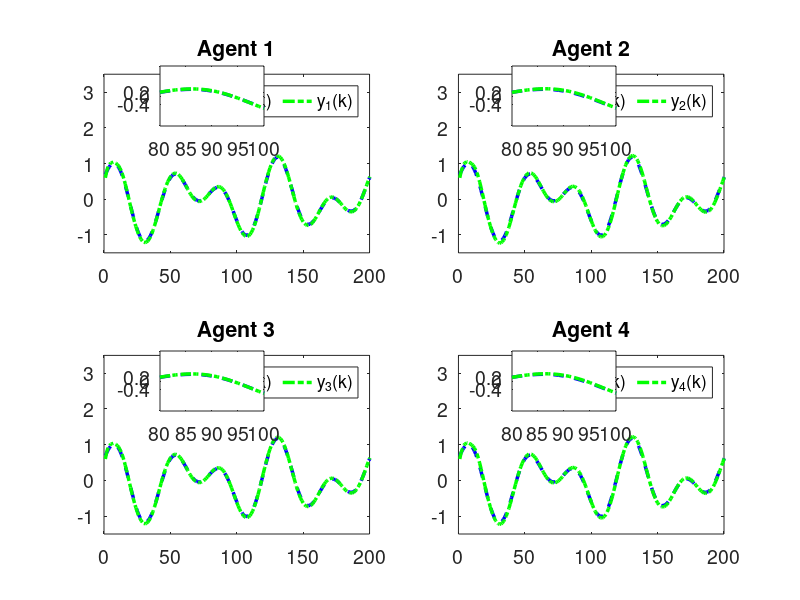
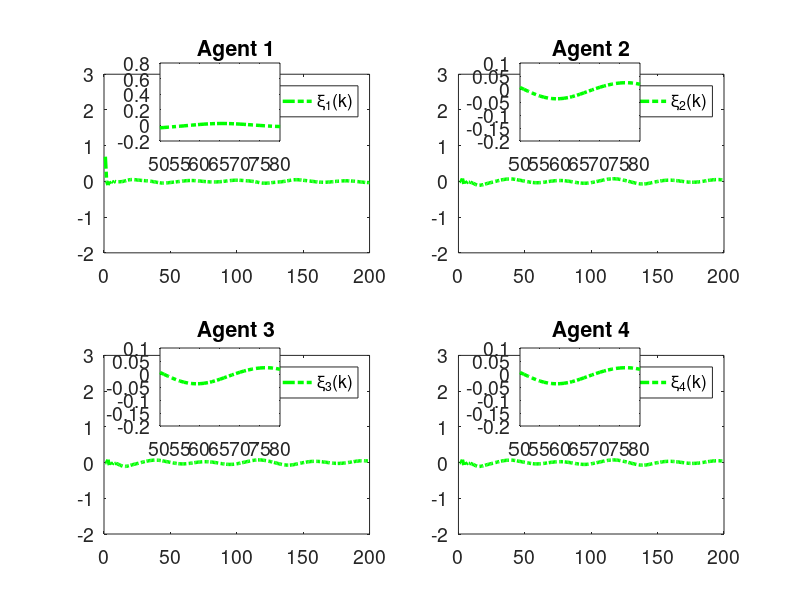

The MATLAB script that drew these images, in order:
clc; clear;

% Parameters
rho = 7.5;            % Increase gain for better control response
eta = 1;              % Increase to make the adaptive update faster
lamda = 350;          % Model-free parameter
mu = 0.005;           % Adaptive parameter
epsilon = 1e-5;       % Small threshold for stability
alpha = 15;           % Smoothing factor for error dynamics
T = 0.1;              % Sampling time (kept for calculations but not used in time vector)
gamma1 = 0.45;        % Adjust control gains for faster tracking
gamma2 = 0.15;        % Adjust control gains
gamma3 = 0.45;        % Adjust control gains
gamma4 = 0.15;        % Adjust control gains
beta = 10;            % Sliding mode coefficient
sigma = 95;           % Sliding mode parameter
tau = 1e-5;           % Small damping term

rT = 1024;            % Sample rate
L = 200;              % Time steps
m = 200;              % Data size
n = 600;              % Data size

% Initialization
phi1 = zeros(m+1,1); 
phi2 = zeros(m+1,1); 
phi3 = zeros(m+1,1); 
phi4 = zeros(m+1,1);
mfa1 = zeros(m+1,1); 
mfa2 = zeros(m+1,1); 
mfa3 = zeros(m+1,1); 
mfa4 = zeros(m+1,1);
sm1 = zeros(m,1);  
sm2 = zeros(m,1);  
sm3 = zeros(m,1);  
sm4 = zeros(m,1);
y1 = zeros(m+1,1); 
y2 = zeros(m+1,1); 
y3 = zeros(m+1,1); 
y4 = zeros(m+1,1);
u1 = zeros(m,1);   
u2 = zeros(m,1);   
u3 = zeros(m,1);   
u4 = zeros(m,1);
xi1 = zeros(m,1);  
xi2 = zeros(m,1);  
xi3 = zeros(m,1);  
xi4 = zeros(m,1);
s1 = zeros(m,1);   
s2 = zeros(m,1);   
s3 = zeros(m,1);   
s4 = zeros(m,1);
yd = zeros(m+1,1);

% Desired signal (Reference trajectory)
for k = 1:1:m+1
    % yd(k) = 0.6; % Time-invariant constant reference signal
    yd(k) = 0.6 * sin(0.05 * pi * k) + 0.6 * cos(0.03 * pi * k);
end

for k = 1:m
    % Adaptive Gain update
    if k == 1
        phi1(k) = 4.0; 
        phi2(k) = 4.0; 
        phi3(k) = 4.0; 
        phi4(k) = 4.0;
    elseif k == 2
        phi1(k) = phi1(k-1) + (eta * u1(k-1) / (mu + u1(k-1)^2)) * (y1(k) - phi1(k-1)*u1(k-1));
        phi2(k) = phi2(k-1) + (eta * u2(k-1) / (mu + u2(k-1)^2)) * (y2(k) - phi2(k-1)*u2(k-1));
        phi3(k) = phi3(k-1) + (eta * u3(k-1) / (mu + u3(k-1)^2)) * (y3(k) - phi3(k-1)*u3(k-1));
        phi4(k) = phi4(k-1) + (eta * u4(k-1) / (mu + u4(k-1)^2)) * (y4(k) - phi4(k-1)*u4(k-1));
    else
        phi1(k) = phi1(k-1) + (eta * (u1(k-1) - u1(k-2)) / (mu + (u1(k-1) - u1(k-2))^2)) * (y1(k) - y1(k-1) - phi1(k-1) * (u1(k-1) - u1(k-2)));
        phi2(k) = phi2(k-1) + (eta * (u2(k-1) - u2(k-2)) / (mu + (u2(k-1) - u2(k-2))^2)) * (y2(k) - y2(k-1) - phi2(k-1) * (u2(k-1) - u2(k-2)));
        phi3(k) = phi3(k-1) + (eta * (u3(k-1) - u3(k-2)) / (mu + (u3(k-1) - u3(k-2))^2)) * (y3(k) - y3(k-1) - phi3(k-1) * (u3(k-1) - u3(k-2)));
        phi4(k) = phi4(k-1) + (eta * (u4(k-1) - u4(k-2)) / (mu + (u4(k-1) - u4(k-2))^2)) * (y4(k) - y4(k-1) - phi4(k-1) * (u4(k-1) - u4(k-2)));
    end

    % Stability protection
    if k > 2 && (abs(phi1(k)) <= epsilon || abs(u1(k-1) - u1(k-2)) <= epsilon || sign(phi1(k)) ~= sign(phi1(1)))
        phi1(k) = phi1(1);
    end
    if k > 2 && (abs(phi2(k)) <= epsilon || abs(u2(k-1) - u2(k-2)) <= epsilon || sign(phi2(k)) ~= sign(phi2(1)))
        phi2(k) = phi2(1);
    end
    if k > 2 && (abs(phi3(k)) <= epsilon || abs(u3(k-1) - u3(k-2)) <= epsilon || sign(phi3(k)) ~= sign(phi3(1)))
        phi3(k) = phi3(1);
    end
    if k > 2 && (abs(phi4(k)) <= epsilon || abs(u4(k-1) - u4(k-2)) <= epsilon || sign(phi4(k)) ~= sign(phi4(1)))
        phi4(k) = phi4(1);
    end

    % Error dynamics
    xi1(k) = yd(k) - 2*y1(k) + y4(k);
    xi2(k) = y1(k) - 2*y2(k) + y3(k);
    xi3(k) = y2(k) + yd(k) - 2*y3(k);
    xi4(k) = y1(k) + y3(k) - 2*y4(k);

    % Fix: Handle k=1 case for sliding surfaces
    if k == 1
        s1(k) = 0;
        s2(k) = 0;
        s3(k) = 0;
        s4(k) = 0;
    else
        s1(k) = alpha * xi1(k) - xi1(k-1);
        s2(k) = alpha * xi2(k) - xi2(k-1);
        s3(k) = alpha * xi3(k) - xi3(k-1);
        s4(k) = alpha * xi4(k) - xi4(k-1);
    end

    % MFAC updates
    if k == 1
        mfa1(k) = 0;
        mfa2(k) = 0;
        mfa3(k) = 0;
        mfa4(k) = 0;
    else
        mfa1(k) = mfa1(k-1) + (rho * phi1(k)) / (lamda + abs(phi1(k)^2)) * xi1(k);
        mfa2(k) = mfa2(k-1) + (rho * phi2(k)) / (lamda + abs(phi2(k)^2)) * xi2(k);
        mfa3(k) = mfa3(k-1) + (rho * phi3(k)) / (lamda + abs(phi3(k)^2)) * xi3(k);
        mfa4(k) = mfa4(k-1) + (rho * phi4(k)) / (lamda + abs(phi4(k)^2)) * xi4(k);
    end

    % SMC updates
    if k == 1 
        sm1(k) = 0;
        sm2(k) = 0;
        sm3(k) = 0;
        sm4(k) = 0;
    else
        sm1(k) = sm1(k-1) + (beta * phi1(k)) / (sigma + (phi1(k))^2) * ...
            ( (xi1(k) + (y4(k) - y4(k-1)) + (yd(k+1) - yd(k))) / (1 + 1) ...
            - (xi1(k)) / (alpha * (2)) + tau * sign(s1(k)) );

        sm2(k) = sm2(k-1) + (beta * phi2(k)) / (sigma + (phi2(k)^2)) * ...
            ( (xi2(k) + (y1(k) - y1(k-1)) + (y3(k) - y3(k-1))) / (1 + 1) ...
            - (xi2(k)) / (alpha * 2) + tau * sign(s2(k)) );

        sm3(k) = sm3(k-1) + (beta * phi3(k)) / (sigma + (phi3(k)^2)) * ...
            ( (xi3(k) + (y2(k) - y2(k-1)) + (yd(k+1) - yd(k))) / (1 + 1) ...
            - (xi3(k)) / (alpha * (2)) + tau * sign(s3(k)) );

        sm4(k) = sm4(k-1) + (beta * phi4(k)) / (sigma + (phi4(k)^2)) * ...
            ( (xi4(k) + (y1(k) - y1(k-1)) + (y3(k) - y3(k-1))) / (1 + 1) ...
            - (xi4(k)) / (alpha * (2)) + tau * sign(s4(k)) );
    end

    % Control signal
    if k == 1
        u1(k) = 0.01;
        u2(k) = 0.01;
        u3(k) = 0.01;
        u4(k) = 0.01;
    else
        u1(k) = mfa1(k) + gamma1 * sm1(k);
        u2(k) = mfa2(k) + gamma2 * sm2(k);
        u3(k) = mfa3(k) + gamma3 * sm3(k);
        u4(k) = mfa4(k) + gamma4 * sm4(k);
    end
    if k == 1
        y1(k) = 0.6;
        y2(k) = 0.6;
        y3(k) = 0.6;
        y4(k) = 0.6;
    end

    % Plant model update with nonlinear term and feedforward
    a = 0.5;
    b1 = 1.2 * n / (rT * 0.2);
    b2 = 1.2 * n / (rT * 0.2);
    b3 = 1.2 * n / (rT * 0.2);
    b4 = 1.2 * n / (rT * 0.2);
    
    nonlinearity1 = 0.03; % Coefficient for cubic nonlinearity
    nonlinearity2 = 0.01; % Coefficient for cubic nonlinearity
    nonlinearity3 = 0.02; % Coefficient for cubic nonlinearity
    nonlinearity4 = 0.01; % Coefficient for cubic nonlinearity
    ff_gain = 0.45; % Feedforward gain
    
    % Add cubic nonlinearity and feedforward term
    y1(k+1) = a * y1(k) + b1 * u1(k) - nonlinearity1 * y1(k)^3 + ff_gain;
    y2(k+1) = a * y2(k) + b2 * u2(k) - nonlinearity2 * y2(k)^2 + ff_gain;
    y3(k+1) = a * y3(k) + b3 * u3(k) - nonlinearity3 * y3(k)^3 + ff_gain;
    y4(k+1) = a * y4(k) + b4 * u4(k) - nonlinearity4 * y4(k)^2 + ff_gain;
end

% Plotting
% Time vector for plotting
t = 1:1:m+1;  % Gives 201 points, as expected
font_size = 14;

% Verify time vector and array lengths
disp(['Length of t: ', num2str(length(t))]); % Should display 201
disp(['Length of y1: ', num2str(length(y1))]); % Should be 201
disp(['Length of yd: ', num2str(length(yd))]); % Should be 201
disp(['Length of xi1: ', num2str(length(xi1))]); % Should be 200

% Plot 4 subplots
figure('Position', [100, 100, 15*100, 7.5*100]); % [left, bottom, width, height] in pixels
subplot(2,2,1);
plot(t, yd, '--b', 'LineWidth', 2.5); hold on;
plot(t, y1, '-.g', 'LineWidth', 2.5);
title('Agent 1'); grid off;
legend('y_d(k)','y_1(k)','Orientation', 'horizontal');
set(gca, 'FontSize', font_size);
xlim([0 m]); % X-axis starts from 0
ylim([-1.5 3.5]); % Y-axis limits for Agent 1

zoom_x_start = 80; % Start of zoomed x-range
zoom_x_end = 100; % End of zoomed x-range
axes('Position', [0.20,0.79,0.13,0.10]);
box on; hold on;
plot(t, yd, '--b', 'LineWidth', 2.5);
plot(t, y1, '-.g', 'LineWidth', 2.5);
xlim([zoom_x_start zoom_x_end]);
yticks([-0.4,0,0.2]);
set(gca, 'FontSize', font_size);

subplot(2,2,2);
plot(t, yd, '--b', 'LineWidth', 2.5); hold on;
plot(t, y2, '-.g', 'LineWidth', 2.5);
title('Agent 2'); grid off;
legend('y_d(k)','y_2(k)','Orientation', 'horizontal');
set(gca, 'FontSize', font_size);
xlim([0 m]); % X-axis starts from 0
ylim([-1.5 3.5]); % Y-axis limits for Agent 2

axes('Position', [0.64,0.79,0.13,0.10]);
box on; hold on;
plot(t, yd, '--b', 'LineWidth', 2.5);
plot(t, y2, '-.g', 'LineWidth', 2.5);
xlim([zoom_x_start zoom_x_end]);
yticks([-0.4,0,0.2]);
set(gca, 'FontSize', font_size);

subplot(2,2,3);
plot(t, yd, '--b', 'LineWidth', 2.5); hold on;
plot(t, y3, '-.g', 'LineWidth', 2.5);
title('Agent 3'); grid off;
legend('y_d(k)','y_3(k)','Orientation', 'horizontal');
set(gca, 'FontSize', font_size);
xlim([0 m]); % X-axis starts from 0
ylim([-1.5 3.5]); % Y-axis limits for Agent 3

axes('Position', [0.20,0.315,0.13,0.10]);
box on; hold on;
plot(t, yd, '--b', 'LineWidth', 2.5);
plot(t, y3, '-.g', 'LineWidth', 2.5);
xlim([zoom_x_start zoom_x_end]);
yticks([-0.4,0,0.2]);
set(gca, 'FontSize', font_size);

subplot(2,2,4);
plot(t, yd, '--b', 'LineWidth', 2.5); hold on;
plot(t, y4, '-.g', 'LineWidth', 2.5);
title('Agent 4'); grid off;
legend('y_d(k)','y_4(k)','Orientation', 'horizontal');
set(gca, 'FontSize', font_size);
xlim([0 m]); % X-axis starts from 0
ylim([-1.5 3.5]); % Y-axis limits for Agent 4

axes('Position', [0.64,0.315,0.13,0.10]);
box on; hold on;
plot(t, yd, '--b', 'LineWidth', 2.5);
plot(t, y4, '-.g', 'LineWidth', 2.5);
xlim([zoom_x_start zoom_x_end]);
yticks([-0.4,0,0.2]);
set(gca, 'FontSize', font_size);







% Plot 4 subplots


figure('Position', [100, 100, 15*100, 7.5*100]); % [left, bottom, width, height] in pixels
subplot(2,2,1);
plot(t(1:end-1), xi1, '-.g', 'LineWidth', 2.5);
title('Agent 1'); grid off;
legend('\xi_1(k)','y_1','Orientation', 'horizontal');
set(gca, 'FontSize', font_size);
xlim([0 m]); % X-axis starts from 0
ylim([-2 3]); % Y-axis limits for Agent 1

zoom_x_start_xi = 50; % Start of zoomed x-range
zoom_x_end_xi = 80; % End of zoomed x-range0.20,0.79,0.13,0.10
axes('Position', [0.20,0.765,0.15,0.13]);
box on; hold on;
plot(t(1:end-1), xi1, '-.g', 'LineWidth', 2.5);
xlim([zoom_x_start_xi zoom_x_end_xi]);
% yticks([-2.000000000000000e-04,0,2.000000000000000e-04,4.000000000000001e-04,6.000000000000001e-04]);
set(gca, 'FontSize', font_size);

subplot(2,2,2);
plot(t(1:end-1), xi2, '-.g', 'LineWidth', 2.5);
title('Agent 2'); grid off;
legend('\xi_2(k)','y_2','Orientation', 'horizontal');
set(gca, 'FontSize', font_size);
xlim([0 m]); % X-axis starts from 0
ylim([-2 3]); % Y-axis limits for Agent 2

axes('Position', [0.65,0.765,0.15,0.13]);
box on; hold on;
plot(t(1:end-1), xi2, '-.g', 'LineWidth', 2.5);
xlim([zoom_x_start_xi zoom_x_end_xi]);
% yticks([-2.000000000000000e-04,0,2.000000000000000e-04,4.000000000000001e-04,6.000000000000001e-04]);
set(gca, 'FontSize', font_size);

subplot(2,2,3);
plot(t(1:end-1), xi2, '-.g', 'LineWidth', 2.5);
title('Agent 3'); grid off;
legend('\xi_3(k)','y_3','Orientation', 'horizontal');
set(gca, 'FontSize', font_size);
xlim([0 m]); % X-axis starts from 0
ylim([-2 3]); % Y-axis limits for Agent 2

axes('Position', [0.20,0.290,0.15,0.13]);
box on; hold on;
plot(t(1:end-1), xi2, '-.g', 'LineWidth', 2.5);
xlim([zoom_x_start_xi zoom_x_end_xi]);
% yticks([0.599,0.6,0.601]);
set(gca, 'FontSize', font_size);

subplot(2,2,4);
plot(t(1:end-1), xi4, '-.g', 'LineWidth', 2.5);
title('Agent 4'); grid off;
legend('\xi_4(k)','y_4','Orientation', 'horizontal');
set(gca, 'FontSize', font_size);
xlim([0 m]); % X-axis starts from 0
ylim([-2 3]); % Y-axis limits for Agent 4

axes('Position', [0.65,0.290,0.15,0.13]);
box on; hold on;
plot(t(1:end-1), xi4, '-.g', 'LineWidth', 2.5);
xlim([zoom_x_start_xi zoom_x_end_xi]);
% xticks([64,64.5,65])
% yticks([-1.000000000000000e-04,0,1.000000000000000e-04]);
set(gca, 'FontSize', font_size);
hold off;
